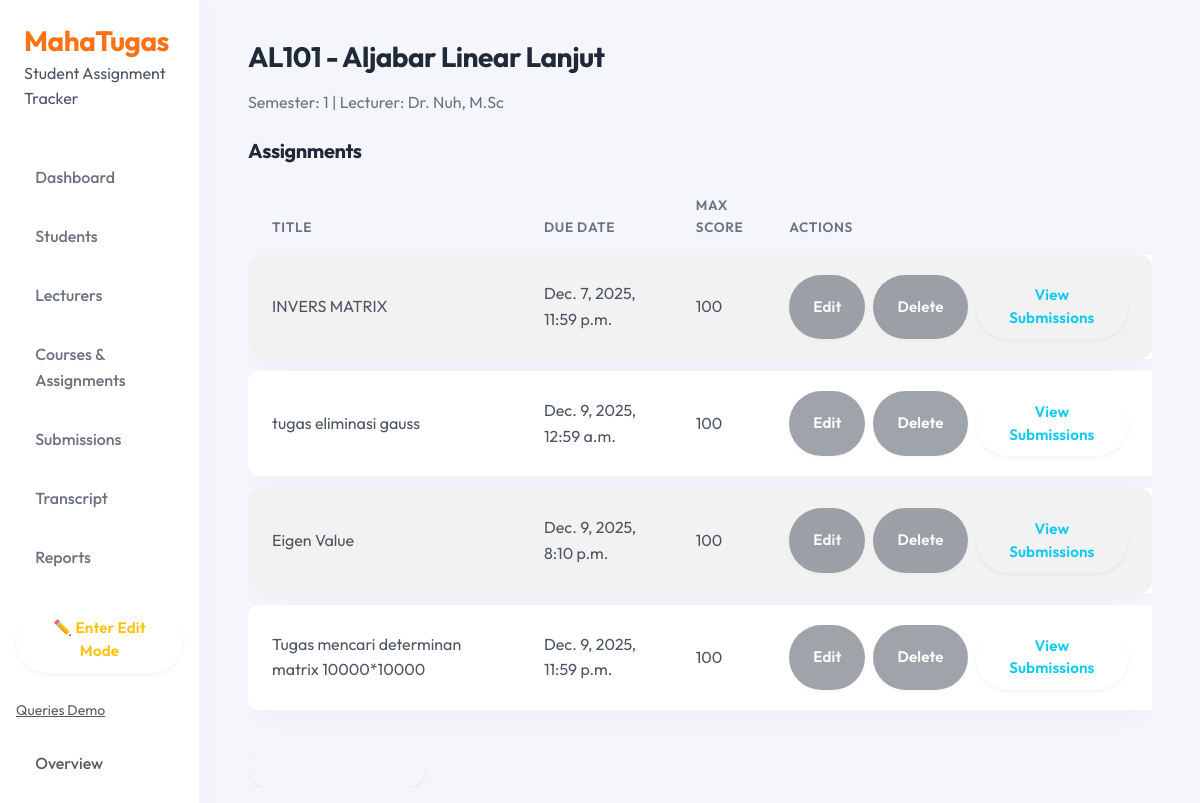
The app's page /courses/4/ with its own data.
### tracker/models.py (models this page shows, shortened)
class Course(models.Model):
    course_id = models.AutoField(primary_key=True)
    course_code = models.CharField(max_length=20)
    course_name = models.CharField(max_length=200)
    semester = models.IntegerField()
    lecturer = models.ForeignKey(
        Lecturer,
        on_delete=models.CASCADE,
        related_name='courses'
    )

class Lecturer(models.Model):
    lecturer_id = models.AutoField(primary_key=True)
    lecturer_name = models.CharField(max_length=200)
    lecturer_email = models.EmailField(blank=True, null=True)

class Assignment(models.Model):
    assignment_id = models.AutoField(primary_key=True)
    course = models.ForeignKey(
        Course,
        on_delete=models.CASCADE,
        related_name='assignments'
    )
    title = models.CharField(max_length=200)
    description = models.TextField(blank=True, null=True)
    due_date = models.DateTimeField()
    max_score = models.IntegerField(default=100)

### tracker/views.py (the view)
# urls.py: path('courses/<int:course_id>/', views.course_detail, name='course_detail'),
def course_detail(request, course_id):
    course = get_object_or_404(Course.objects.select_related("lecturer"), pk=course_id)
    assignments = course.assignments.order_by("due_date")
    return render(request, "tracker/course_detail.html", {
        "course": course,
        "assignments": assignments,
        "edit_mode": request.session.get("edit_mode", False),   # ← WAJIB
    })

### tracker/templates/tracker/course_detail.html (shortened to what this page needs)
{% extends 'tracker/base.html' %}
{% block content %}
<h3>{{ course.course_code }} - {{ course.course_name }}</h3>
<p class="text-secondary">
    Semester: {{ course.semester }} | Lecturer: {{ course.lecturer.lecturer_name }}
</p>
<h5 class="mt-4">Assignments</h5>
<div class="table-responsive mt-2">
    <table class="table table-striped table-sm align-middle">
        <thead>
            <tr>
                <th>Title</th>
                <th>Due Date</th>
                <th>Max Score</th>
                <th>Actions</th>
            </tr>
        </thead>
        <tbody>
            {% for a in assignments %}
            <tr>
                <td>{{ a.title }}</td>
                <td>{{ a.due_date }}</td>
                <td>{{ a.max_score }}</td>
                <td class="d-flex gap-2">
                    {% if edit_mode %}
                    <a href="{% url 'assignment_edit' a.assignment_id %}" class="btn btn-primary btn-sm">Edit</a>
                    <a href="{% url 'assignment_delete' a.assignment_id %}" class="btn btn-danger btn-sm">Delete</a>
                    {% else %}
                    <button class="btn btn-secondary btn-sm" disabled>Edit</button>
                    <button class="btn btn-secondary btn-sm" disabled>Delete</button>
                    {% endif %}
                    <a href="{% url 'assignment_submissions' a.assignment_id %}" class="btn btn-outline-info btn-sm">
                        View Submissions
                    </a>
                </td>
            </tr>
            {% endfor %}
        </tbody>
    </table>
    <div class="mt-4">
        <a href="{% url 'courses_list' %}" class="btn btn-outline-light">← Back to Courses</a>
    </div>
</div>
{% endblock %}

### static/tracker/css/comfy.css (style rules this page uses)
:root { --bg-color: #f4f6fc; --surface-color: #ffffff; --text-primary: #4b5563; --text-secondary: #6b7280; --accent-color: #f97316; --accent-hover: #ea580c; --success-soft: #d1fae5; --success-text: #065f46; --warning-soft: #fef3c7; --warning-text: #92400e; --radius-lg: 20px; --radius-md: 12px; --shadow-soft: 0 10px 30px -10px rgba(0, 0, 0, 0.05); --shadow-hover: 0 20px 40px -10px rgba(0, 0, 0, 0.1); --transition-fast: all 0.2s cubic-bezier(0.4, 0, 0.2, 1); --animation-fade-up: fadeInUp 0.5s ease-out forwards; }
body { background-color: var(--bg-color); color: var(--text-primary); font-family: 'Outfit', sans-serif; line-height: 1.6; }
h1, h2, h3, h4, h5, h6 { color: #1f2937; font-weight: 700; letter-spacing: -0.02em; margin-bottom: 1rem; }
.btn { border-radius: 50px; padding: 0.6rem 1.5rem; font-weight: 600; font-size: 0.95rem; letter-spacing: 0.01em; transition: var(--transition-fast); border: none; box-shadow: 0 2px 4px rgba(0, 0, 0, 0.05); }
.table { border-collapse: separate; border-spacing: 0 0.8rem; background: transparent; }
.table thead th { background: transparent; color: var(--text-secondary); font-weight: 600; font-size: 0.85rem; text-transform: uppercase; letter-spacing: 0.05em; border: none; padding-left: 1.5rem; }
.table tbody tr { background: var(--surface-color); box-shadow: var(--shadow-soft); border-radius: var(--radius-md); transition: var(--transition-fast); }
.table td { border: none; padding: 1.25rem 1.5rem; vertical-align: middle; color: var(--text-primary); }
.table td:first-child { border-top-left-radius: var(--radius-md); border-bottom-left-radius: var(--radius-md); }
.table td:last-child { border-top-right-radius: var(--radius-md); border-bottom-right-radius: var(--radius-md); }

### records on screen
Course: course_code "AL101", course_name "Aljabar Linear Lanjut", semester "1", lecturer.lecturer_name "Dr. Nuh, M.Sc"
Assignment: title "INVERS MATRIX", due_date "Dec. 7, 2025, 11:59 p.m.", max_score "100"
Assignment: title "tugas eliminasi gauss", due_date "Dec. 9, 2025, 12:59 a.m.", max_score "100"
Assignment: title "Eigen Value", due_date "Dec. 9, 2025, 8:10 p.m.", max_score "100"
Assignment: title "Tugas mencari determinan matrix 10000*10000", due_date "Dec. 9, 2025, 11:59 p.m.", max_score "100"
